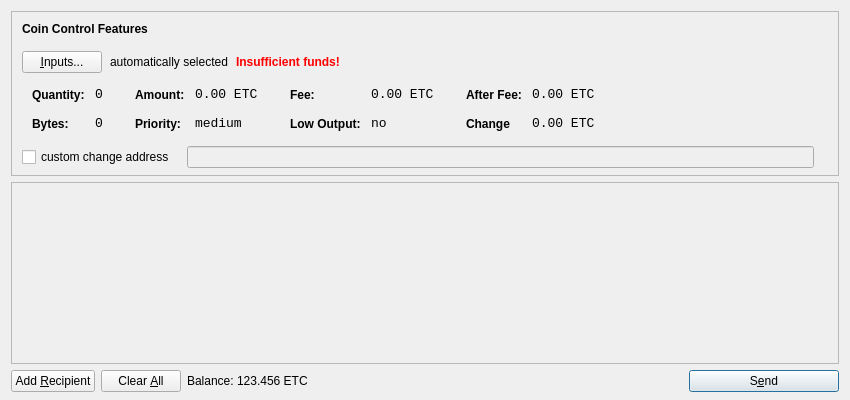
<?xml version="1.0" encoding="UTF-8"?>
<ui version="4.0">
 <class>SendCoinsDialog</class>
 <widget class="QDialog" name="SendCoinsDialog">
  <property name="geometry">
   <rect>
    <x>0</x>
    <y>0</y>
    <width>850</width>
    <height>400</height>
   </rect>
  </property>
  <property name="windowTitle">
   <string>Send Coins</string>
  </property>
  <layout class="QVBoxLayout" name="verticalLayout" stretch="0,1,0">
   <property name="bottomMargin">
    <number>8</number>
   </property>
   <item>
    <widget class="QFrame" name="frameCoinControl">
     <property name="sizePolicy">
      <sizepolicy hsizetype="Expanding" vsizetype="Expanding">
       <horstretch>0</horstretch>
       <verstretch>0</verstretch>
      </sizepolicy>
     </property>
     <property name="maximumSize">
      <size>
       <width>16777215</width>
       <height>16777215</height>
      </size>
     </property>
     <property name="frameShape">
      <enum>QFrame::StyledPanel</enum>
     </property>
     <property name="frameShadow">
      <enum>QFrame::Sunken</enum>
     </property>
     <layout class="QVBoxLayout" name="verticalLayoutCoinControl2">
      <property name="spacing">
       <number>6</number>
      </property>
      <property name="leftMargin">
       <number>0</number>
      </property>
      <property name="topMargin">
       <number>0</number>
      </property>
      <property name="rightMargin">
       <number>0</number>
      </property>
      <property name="bottomMargin">
       <number>6</number>
      </property>
      <item>
       <layout class="QVBoxLayout" name="verticalLayoutCoinControl" stretch="0,0,0,0,1">
        <property name="spacing">
         <number>0</number>
        </property>
        <property name="leftMargin">
         <number>10</number>
        </property>
        <property name="topMargin">
         <number>10</number>
        </property>
        <item>
         <layout class="QHBoxLayout" name="horizontalLayoutCoinControl1">
          <property name="bottomMargin">
           <number>15</number>
          </property>
          <item>
           <widget class="QLabel" name="labelCoinControlFeatures">
            <property name="sizePolicy">
             <sizepolicy hsizetype="Preferred" vsizetype="Maximum">
              <horstretch>0</horstretch>
              <verstretch>0</verstretch>
             </sizepolicy>
            </property>
            <property name="font">
             <font>
              <weight>75</weight>
              <bold>true</bold>
             </font>
            </property>
            <property name="styleSheet">
             <string notr="true">font-weight:bold;</string>
            </property>
            <property name="text">
             <string>Coin Control Features</string>
            </property>
           </widget>
          </item>
         </layout>
        </item>
        <item>
         <layout class="QHBoxLayout" name="horizontalLayoutCoinControl2" stretch="0,0,0,0">
          <property name="spacing">
           <number>8</number>
          </property>
          <property name="bottomMargin">
           <number>10</number>
          </property>
          <item>
           <widget class="QPushButton" name="pushButtonCoinControl">
            <property name="styleSheet">
             <string notr="true"/>
            </property>
            <property name="text">
             <string>&amp;Inputs...</string>
            </property>
           </widget>
          </item>
          <item>
           <widget class="QLabel" name="labelCoinControlAutomaticallySelected">
            <property name="text">
             <string>automatically selected</string>
            </property>
            <property name="margin">
             <number>5</number>
            </property>
           </widget>
          </item>
          <item>
           <widget class="QLabel" name="labelCoinControlInsuffFunds">
            <property name="font">
             <font>
              <weight>75</weight>
              <bold>true</bold>
             </font>
            </property>
            <property name="styleSheet">
             <string notr="true">color:red;font-weight:bold;</string>
            </property>
            <property name="text">
             <string>Insufficient funds!</string>
            </property>
            <property name="margin">
             <number>5</number>
            </property>
           </widget>
          </item>
          <item>
           <spacer name="horizontalSpacerCoinControl">
            <property name="orientation">
             <enum>Qt::Horizontal</enum>
            </property>
            <property name="sizeHint" stdset="0">
             <size>
              <width>40</width>
              <height>1</height>
             </size>
            </property>
           </spacer>
          </item>
         </layout>
        </item>
        <item>
         <widget class="QWidget" name="widgetCoinControl" native="true">
          <property name="sizePolicy">
           <sizepolicy hsizetype="Preferred" vsizetype="Preferred">
            <horstretch>0</horstretch>
            <verstretch>0</verstretch>
           </sizepolicy>
          </property>
          <property name="minimumSize">
           <size>
            <width>0</width>
            <height>0</height>
           </size>
          </property>
          <property name="styleSheet">
           <string notr="true"/>
          </property>
          <layout class="QHBoxLayout" name="horizontalLayoutCoinControl5">
           <property name="leftMargin">
            <number>0</number>
           </property>
           <property name="topMargin">
            <number>0</number>
           </property>
           <property name="rightMargin">
            <number>0</number>
           </property>
           <property name="bottomMargin">
            <number>0</number>
           </property>
           <item>
            <layout class="QHBoxLayout" name="horizontalLayoutCoinControl3" stretch="0,0,0,1">
             <property name="spacing">
              <number>20</number>
             </property>
             <property name="topMargin">
              <number>0</number>
             </property>
             <property name="bottomMargin">
              <number>10</number>
             </property>
             <item>
              <layout class="QFormLayout" name="formLayoutCoinControl1">
               <property name="horizontalSpacing">
                <number>10</number>
               </property>
               <property name="verticalSpacing">
                <number>14</number>
               </property>
               <property name="leftMargin">
                <number>10</number>
               </property>
               <property name="topMargin">
                <number>4</number>
               </property>
               <property name="rightMargin">
                <number>6</number>
               </property>
               <item row="0" column="0">
                <widget class="QLabel" name="labelCoinControlQuantityText">
                 <property name="styleSheet">
                  <string notr="true">font-weight:bold;</string>
                 </property>
                 <property name="text">
                  <string>Quantity:</string>
                 </property>
                 <property name="margin">
                  <number>0</number>
                 </property>
                </widget>
               </item>
               <item row="0" column="1">
                <widget class="QLabel" name="labelCoinControlQuantity">
                 <property name="font">
                  <font>
                   <family>Monospace</family>
                   <pointsize>10</pointsize>
                  </font>
                 </property>
                 <property name="cursor">
                  <cursorShape>IBeamCursor</cursorShape>
                 </property>
                 <property name="contextMenuPolicy">
                  <enum>Qt::ActionsContextMenu</enum>
                 </property>
                 <property name="text">
                  <string>0</string>
                 </property>
                 <property name="margin">
                  <number>0</number>
                 </property>
                 <property name="textInteractionFlags">
                  <set>Qt::LinksAccessibleByMouse|Qt::TextSelectableByKeyboard|Qt::TextSelectableByMouse</set>
                 </property>
                </widget>
               </item>
               <item row="1" column="0">
                <widget class="QLabel" name="labelCoinControlBytesText">
                 <property name="styleSheet">
                  <string notr="true">font-weight:bold;</string>
                 </property>
                 <property name="text">
                  <string>Bytes:</string>
                 </property>
                </widget>
               </item>
               <item row="1" column="1">
                <widget class="QLabel" name="labelCoinControlBytes">
                 <property name="font">
                  <font>
                   <family>Monospace</family>
                   <pointsize>10</pointsize>
                  </font>
                 </property>
                 <property name="cursor">
                  <cursorShape>IBeamCursor</cursorShape>
                 </property>
                 <property name="contextMenuPolicy">
                  <enum>Qt::ActionsContextMenu</enum>
                 </property>
                 <property name="text">
                  <string>0</string>
                 </property>
                 <property name="textInteractionFlags">
                  <set>Qt::LinksAccessibleByMouse|Qt::TextSelectableByKeyboard|Qt::TextSelectableByMouse</set>
                 </property>
                </widget>
               </item>
              </layout>
             </item>
             <item>
              <layout class="QFormLayout" name="formLayoutCoinControl2">
               <property name="horizontalSpacing">
                <number>10</number>
               </property>
               <property name="verticalSpacing">
                <number>14</number>
               </property>
               <property name="leftMargin">
                <number>6</number>
               </property>
               <property name="topMargin">
                <number>4</number>
               </property>
               <property name="rightMargin">
                <number>6</number>
               </property>
               <item row="0" column="0">
                <widget class="QLabel" name="labelCoinControlAmountText">
                 <property name="styleSheet">
                  <string notr="true">font-weight:bold;</string>
                 </property>
                 <property name="text">
                  <string>Amount:</string>
                 </property>
                 <property name="margin">
                  <number>0</number>
                 </property>
                </widget>
               </item>
               <item row="0" column="1">
                <widget class="QLabel" name="labelCoinControlAmount">
                 <property name="font">
                  <font>
                   <family>Monospace</family>
                   <pointsize>10</pointsize>
                  </font>
                 </property>
                 <property name="cursor">
                  <cursorShape>IBeamCursor</cursorShape>
                 </property>
                 <property name="contextMenuPolicy">
                  <enum>Qt::ActionsContextMenu</enum>
                 </property>
                 <property name="text">
                  <string>0.00 ETC</string>
                 </property>
                 <property name="textInteractionFlags">
                  <set>Qt::LinksAccessibleByMouse|Qt::TextSelectableByKeyboard|Qt::TextSelectableByMouse</set>
                 </property>
                </widget>
               </item>
               <item row="1" column="0">
                <widget class="QLabel" name="labelCoinControlPriorityText">
                 <property name="styleSheet">
                  <string notr="true">font-weight:bold;</string>
                 </property>
                 <property name="text">
                  <string>Priority:</string>
                 </property>
                </widget>
               </item>
               <item row="1" column="1">
                <widget class="QLabel" name="labelCoinControlPriority">
                 <property name="font">
                  <font>
                   <family>Monospace</family>
                   <pointsize>10</pointsize>
                  </font>
                 </property>
                 <property name="cursor">
                  <cursorShape>IBeamCursor</cursorShape>
                 </property>
                 <property name="contextMenuPolicy">
                  <enum>Qt::ActionsContextMenu</enum>
                 </property>
                 <property name="text">
                  <string>medium</string>
                 </property>
                 <property name="textInteractionFlags">
                  <set>Qt::LinksAccessibleByMouse|Qt::TextSelectableByKeyboard|Qt::TextSelectableByMouse</set>
                 </property>
                </widget>
               </item>
              </layout>
             </item>
             <item>
              <layout class="QFormLayout" name="formLayoutCoinControl3">
               <property name="horizontalSpacing">
                <number>10</number>
               </property>
               <property name="verticalSpacing">
                <number>14</number>
               </property>
               <property name="leftMargin">
                <number>6</number>
               </property>
               <property name="topMargin">
                <number>4</number>
               </property>
               <property name="rightMargin">
                <number>6</number>
               </property>
               <item row="0" column="0">
                <widget class="QLabel" name="labelCoinControlFeeText">
                 <property name="styleSheet">
                  <string notr="true">font-weight:bold;</string>
                 </property>
                 <property name="text">
                  <string>Fee:</string>
                 </property>
                 <property name="margin">
                  <number>0</number>
                 </property>
                </widget>
               </item>
               <item row="0" column="1">
                <widget class="QLabel" name="labelCoinControlFee">
                 <property name="font">
                  <font>
                   <family>Monospace</family>
                   <pointsize>10</pointsize>
                  </font>
                 </property>
                 <property name="cursor">
                  <cursorShape>IBeamCursor</cursorShape>
                 </property>
                 <property name="contextMenuPolicy">
                  <enum>Qt::ActionsContextMenu</enum>
                 </property>
                 <property name="text">
                  <string>0.00 ETC</string>
                 </property>
                 <property name="textInteractionFlags">
                  <set>Qt::LinksAccessibleByMouse|Qt::TextSelectableByKeyboard|Qt::TextSelectableByMouse</set>
                 </property>
                </widget>
               </item>
               <item row="1" column="0">
                <widget class="QLabel" name="labelCoinControlLowOutputText">
                 <property name="styleSheet">
                  <string notr="true">font-weight:bold;</string>
                 </property>
                 <property name="text">
                  <string>Low Output:</string>
                 </property>
                </widget>
               </item>
               <item row="1" column="1">
                <widget class="QLabel" name="labelCoinControlLowOutput">
                 <property name="font">
                  <font>
                   <family>Monospace</family>
                   <pointsize>10</pointsize>
                  </font>
                 </property>
                 <property name="cursor">
                  <cursorShape>IBeamCursor</cursorShape>
                 </property>
                 <property name="contextMenuPolicy">
                  <enum>Qt::ActionsContextMenu</enum>
                 </property>
                 <property name="text">
                  <string>no</string>
                 </property>
                 <property name="textInteractionFlags">
                  <set>Qt::LinksAccessibleByMouse|Qt::TextSelectableByKeyboard|Qt::TextSelectableByMouse</set>
                 </property>
                </widget>
               </item>
              </layout>
             </item>
             <item>
              <layout class="QFormLayout" name="formLayoutCoinControl4">
               <property name="horizontalSpacing">
                <number>10</number>
               </property>
               <property name="verticalSpacing">
                <number>14</number>
               </property>
               <property name="leftMargin">
                <number>6</number>
               </property>
               <property name="topMargin">
                <number>4</number>
               </property>
               <property name="rightMargin">
                <number>6</number>
               </property>
               <item row="0" column="0">
                <widget class="QLabel" name="labelCoinControlAfterFeeText">
                 <property name="styleSheet">
                  <string notr="true">font-weight:bold;</string>
                 </property>
                 <property name="text">
                  <string>After Fee:</string>
                 </property>
                 <property name="margin">
                  <number>0</number>
                 </property>
                </widget>
               </item>
               <item row="0" column="1">
                <widget class="QLabel" name="labelCoinControlAfterFee">
                 <property name="font">
                  <font>
                   <family>Monospace</family>
                   <pointsize>10</pointsize>
                  </font>
                 </property>
                 <property name="cursor">
                  <cursorShape>IBeamCursor</cursorShape>
                 </property>
                 <property name="contextMenuPolicy">
                  <enum>Qt::ActionsContextMenu</enum>
                 </property>
                 <property name="text">
                  <string>0.00 ETC</string>
                 </property>
                 <property name="textInteractionFlags">
                  <set>Qt::LinksAccessibleByMouse|Qt::TextSelectableByKeyboard|Qt::TextSelectableByMouse</set>
                 </property>
                </widget>
               </item>
               <item row="1" column="0">
                <widget class="QLabel" name="labelCoinControlChangeText">
                 <property name="styleSheet">
                  <string notr="true">font-weight:bold;</string>
                 </property>
                 <property name="text">
                  <string>Change</string>
                 </property>
                </widget>
               </item>
               <item row="1" column="1">
                <widget class="QLabel" name="labelCoinControlChange">
                 <property name="font">
                  <font>
                   <family>Monospace</family>
                   <pointsize>10</pointsize>
                  </font>
                 </property>
                 <property name="cursor">
                  <cursorShape>IBeamCursor</cursorShape>
                 </property>
                 <property name="contextMenuPolicy">
                  <enum>Qt::ActionsContextMenu</enum>
                 </property>
                 <property name="text">
                  <string>0.00 ETC</string>
                 </property>
                 <property name="textInteractionFlags">
                  <set>Qt::LinksAccessibleByMouse|Qt::TextSelectableByKeyboard|Qt::TextSelectableByMouse</set>
                 </property>
                </widget>
               </item>
              </layout>
             </item>
            </layout>
           </item>
          </layout>
         </widget>
        </item>
        <item>
         <layout class="QHBoxLayout" name="horizontalLayoutCoinControl4" stretch="0,0,0">
          <property name="spacing">
           <number>12</number>
          </property>
          <property name="sizeConstraint">
           <enum>QLayout::SetDefaultConstraint</enum>
          </property>
          <property name="topMargin">
           <number>5</number>
          </property>
          <property name="rightMargin">
           <number>5</number>
          </property>
          <item>
           <widget class="QCheckBox" name="checkBoxCoinControlChange">
            <property name="text">
             <string>custom change address</string>
            </property>
           </widget>
          </item>
          <item>
           <widget class="QLineEdit" name="lineEditCoinControlChange">
            <property name="enabled">
             <bool>false</bool>
            </property>
            <property name="sizePolicy">
             <sizepolicy hsizetype="Expanding" vsizetype="Fixed">
              <horstretch>0</horstretch>
              <verstretch>0</verstretch>
             </sizepolicy>
            </property>
           </widget>
          </item>
          <item>
           <widget class="QLabel" name="labelCoinControlChangeLabel">
            <property name="sizePolicy">
             <sizepolicy hsizetype="Preferred" vsizetype="Expanding">
              <horstretch>0</horstretch>
              <verstretch>0</verstretch>
             </sizepolicy>
            </property>
            <property name="minimumSize">
             <size>
              <width>0</width>
              <height>0</height>
             </size>
            </property>
            <property name="text">
             <string/>
            </property>
            <property name="margin">
             <number>3</number>
            </property>
           </widget>
          </item>
         </layout>
        </item>
        <item>
         <spacer name="verticalSpacerCoinControl">
          <property name="orientation">
           <enum>Qt::Vertical</enum>
          </property>
          <property name="sizeHint" stdset="0">
           <size>
            <width>800</width>
            <height>1</height>
           </size>
          </property>
         </spacer>
        </item>
       </layout>
      </item>
     </layout>
    </widget>
   </item>
   <item>
    <widget class="QScrollArea" name="scrollArea">
     <property name="widgetResizable">
      <bool>true</bool>
     </property>
     <widget class="QWidget" name="scrollAreaWidgetContents">
      <property name="geometry">
       <rect>
        <x>0</x>
        <y>0</y>
        <width>830</width>
        <height>173</height>
       </rect>
      </property>
      <layout class="QVBoxLayout" name="verticalLayout_2">
       <property name="leftMargin">
        <number>0</number>
       </property>
       <property name="topMargin">
        <number>0</number>
       </property>
       <property name="rightMargin">
        <number>0</number>
       </property>
       <property name="bottomMargin">
        <number>0</number>
       </property>
       <item>
        <layout class="QVBoxLayout" name="entries">
         <property name="spacing">
          <number>6</number>
         </property>
        </layout>
       </item>
       <item>
        <spacer name="verticalSpacer">
         <property name="orientation">
          <enum>Qt::Vertical</enum>
         </property>
         <property name="sizeHint" stdset="0">
          <size>
           <width>20</width>
           <height>40</height>
          </size>
         </property>
        </spacer>
       </item>
      </layout>
     </widget>
    </widget>
   </item>
   <item>
    <layout class="QHBoxLayout" name="horizontalLayout">
     <item>
      <widget class="QPushButton" name="addButton">
       <property name="toolTip">
        <string>Send to multiple recipients at once</string>
       </property>
       <property name="text">
        <string>Add &amp;Recipient</string>
       </property>
       <property name="icon">
        <iconset resource="../bitcoin.qrc">
         <normaloff>:/icons/add</normaloff>:/icons/add</iconset>
       </property>
       <property name="autoDefault">
        <bool>false</bool>
       </property>
      </widget>
     </item>
     <item>
      <widget class="QPushButton" name="clearButton">
       <property name="sizePolicy">
        <sizepolicy hsizetype="Minimum" vsizetype="Fixed">
         <horstretch>0</horstretch>
         <verstretch>0</verstretch>
        </sizepolicy>
       </property>
       <property name="toolTip">
        <string>Remove all transaction fields</string>
       </property>
       <property name="text">
        <string>Clear &amp;All</string>
       </property>
       <property name="icon">
        <iconset resource="../bitcoin.qrc">
         <normaloff>:/icons/remove</normaloff>:/icons/remove</iconset>
       </property>
       <property name="autoRepeatDelay">
        <number>300</number>
       </property>
       <property name="autoDefault">
        <bool>false</bool>
       </property>
      </widget>
     </item>
     <item>
      <layout class="QHBoxLayout" name="horizontalLayout_2">
       <property name="spacing">
        <number>3</number>
       </property>
       <item>
        <widget class="QLabel" name="label">
         <property name="text">
          <string>Balance:</string>
         </property>
        </widget>
       </item>
       <item>
        <widget class="QLabel" name="labelBalance">
         <property name="cursor">
          <cursorShape>IBeamCursor</cursorShape>
         </property>
         <property name="text">
          <string>123.456 ETC</string>
         </property>
         <property name="textInteractionFlags">
          <set>Qt::LinksAccessibleByMouse|Qt::TextSelectableByKeyboard|Qt::TextSelectableByMouse</set>
         </property>
        </widget>
       </item>
      </layout>
     </item>
     <item>
      <spacer name="horizontalSpacer">
       <property name="orientation">
        <enum>Qt::Horizontal</enum>
       </property>
       <property name="sizeHint" stdset="0">
        <size>
         <width>40</width>
         <height>20</height>
        </size>
       </property>
      </spacer>
     </item>
     <item>
      <widget class="QPushButton" name="sendButton">
       <property name="minimumSize">
        <size>
         <width>150</width>
         <height>0</height>
        </size>
       </property>
       <property name="toolTip">
        <string>Confirm the send action</string>
       </property>
       <property name="text">
        <string>S&amp;end</string>
       </property>
       <property name="icon">
        <iconset resource="../bitcoin.qrc">
         <normaloff>:/icons/send</normaloff>:/icons/send</iconset>
       </property>
       <property name="default">
        <bool>true</bool>
       </property>
      </widget>
     </item>
    </layout>
   </item>
  </layout>
 </widget>
 <resources>
  <include location="../bitcoin.qrc"/>
 </resources>
 <connections/>
</ui>
